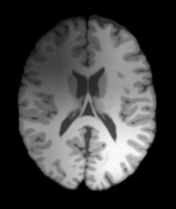
#> input picture medical.png, 176 x 209 px
$ python medicalbitslicing.py
#> lines starting #> are read from the running program, lines starting #| are printed output that depends on the picture
import cv2
import numpy as np
import matplotlib.pyplot as plt

def bitplane_slice(image):
    # Convert the image to grayscale
    gray_image = cv2.cvtColor(image, cv2.COLOR_BGR2GRAY)

    # Calculate the bitplanes
    bitplanes = [((gray_image >> i) & 1) * 255 for i in range(8)]

    return bitplanes

def plot_bitplanes_with_original(image, bitplanes):
    fig, axes = plt.subplots(2, 4, figsize=(12, 6))

    # Plot original image
    axes[0, 0].imshow(cv2.cvtColor(image, cv2.COLOR_BGR2RGB))
    axes[0, 0].set_title('Original Image')
    axes[0, 0].axis('off')

    # Plot bitplanes
    axes = axes.flatten()[1:]
    for i in range(7):  # Adjusted to iterate up to 7
        axes[i].imshow(bitplanes[i], cmap='gray')
        axes[i].set_title(f'Bitplane {i}')
        axes[i].axis('off')
    plt.tight_layout()
    plt.show()

# Load the medical image
image = cv2.imread('medical.png')
#> image is the input picture: shape (209, 176, 3); min 0, max 250, mean 66.5

# Perform bitplane slicing
bitplanes = bitplane_slice(image)
#> in bitplane_slice, `bitplanes = [((gray_image >> i) & 1) * 255 for i in range(8)]`: bitplanes = 8 items
#> bitplanes = 8 items

# Plot the original image and bitplanes
plot_bitplanes_with_original(image, bitplanes)
#> in plot_bitplanes_with_original, `plt.show()`:
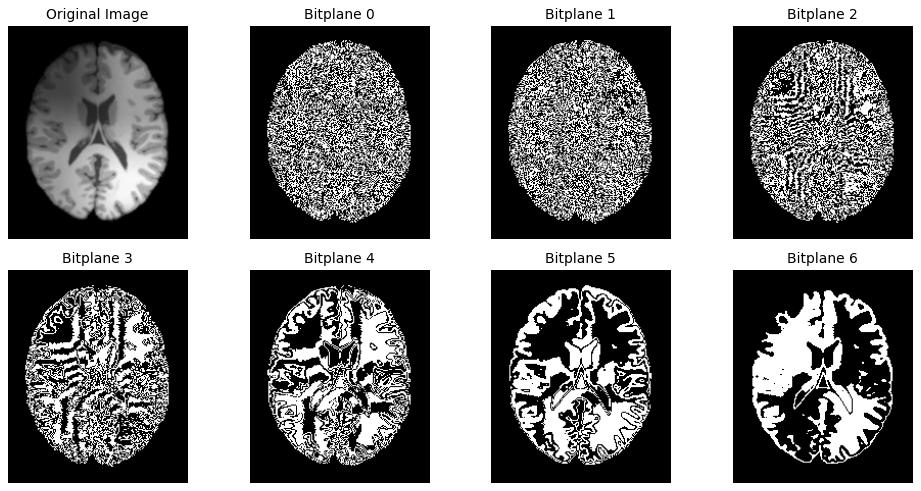
#> figure drawn by matplotlib, 8 panels
